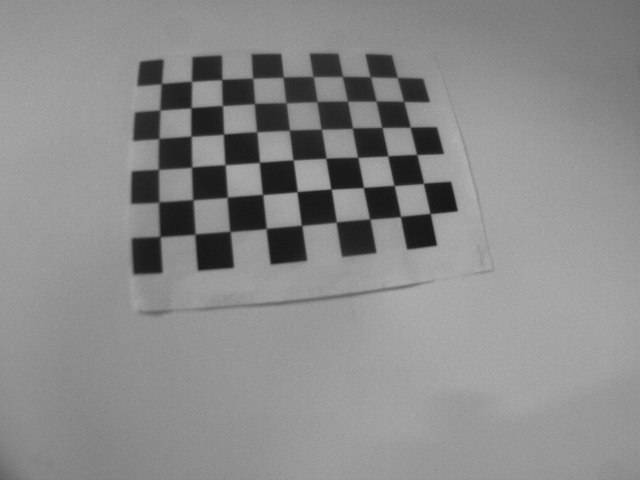
#> input picture My Laser Pointer Tracker/pattern/10.png, 640 x 480 px
$ python undistort.py
#> lines starting #> are read from the running program, lines starting #| are printed output that depends on the picture
__author__ = 'kevin'
import numpy as np
import cv2

# copy parameters to arrays
K = np.array([[411.42948014, 0, 331.38683566], [0, 411.0871804, 208.84949458], [0, 0, 1]])
d = np.array([-0.33504357,0.07164384, -0.00376871 ,0.0016508  ,0.15057044]) # just use first two terms (no translation)

# read one of your images
img = cv2.imread("../pattern/10.png")
#> img is the input picture: shape (480, 640, 3); min 21, max 178, mean 138.1
h, w = img.shape[:2]
#> h = 480; w = 640

# undistort
newcamera, roi = cv2.getOptimalNewCameraMatrix(K, d, (w,h), 0)
#> roi = (0, 0, 639, 479)
newimg = cv2.undistort(img, K, d, None, newcamera)
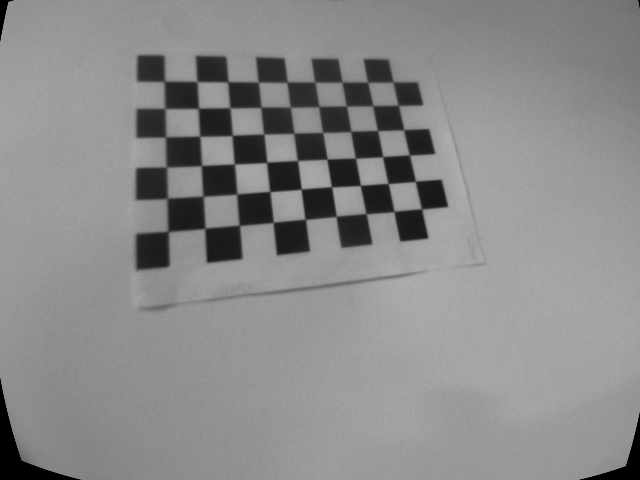
#> newimg: shape (480, 640, 3); min 0, max 178, mean 138.2

cv2.imwrite("original.jpg", img)
cv2.imwrite("undistorted.jpg", newimg)

$ run again, with My Laser Pointer Tracker/pattern/1.png copied over My Laser Pointer Tracker/pattern/10.png
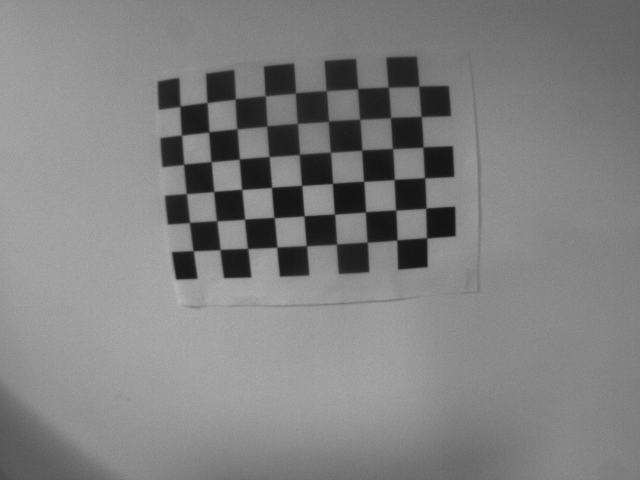
#> input picture My Laser Pointer Tracker/pattern/1.png, 640 x 480 px
#> img is the input picture: shape (480, 640, 3); min 17, max 186, mean 128.3
#> `newimg = cv2.undistort(img, K, d, None, newcamera)`:
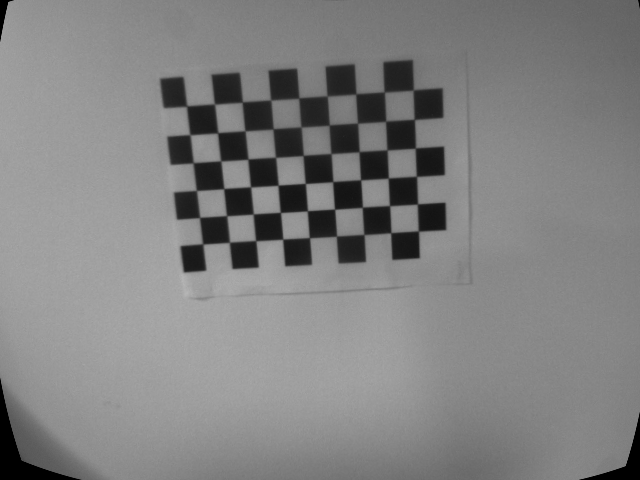
#> newimg: shape (480, 640, 3); min 0, max 181, mean 129.3

$ run again, with My Laser Pointer Tracker/pattern/11.png copied over My Laser Pointer Tracker/pattern/10.png
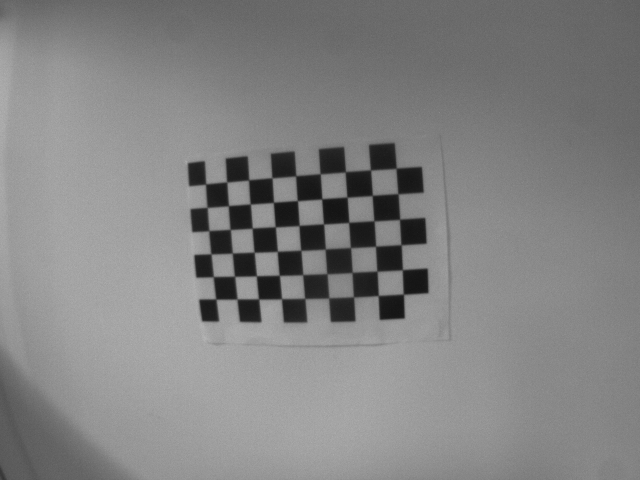
#> input picture My Laser Pointer Tracker/pattern/11.png, 640 x 480 px
#> img is the input picture: shape (480, 640, 3); min 19, max 181, mean 131
#> `newimg = cv2.undistort(img, K, d, None, newcamera)`:
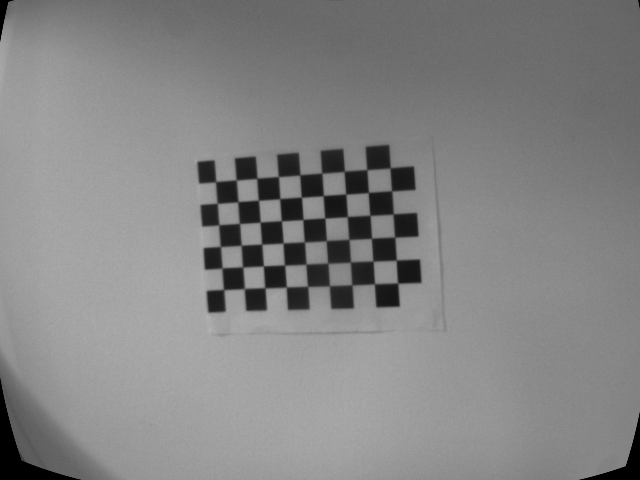
#> newimg: shape (480, 640, 3); min 0, max 179, mean 132.2

$ run again, with My Laser Pointer Tracker/pattern/12.png copied over My Laser Pointer Tracker/pattern/10.png
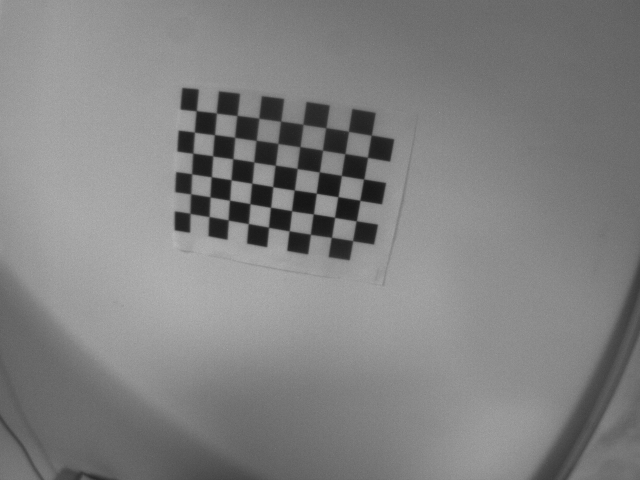
#> input picture My Laser Pointer Tracker/pattern/12.png, 640 x 480 px
#> img is the input picture: shape (480, 640, 3); min 21, max 185, mean 129.1
#> `newimg = cv2.undistort(img, K, d, None, newcamera)`:
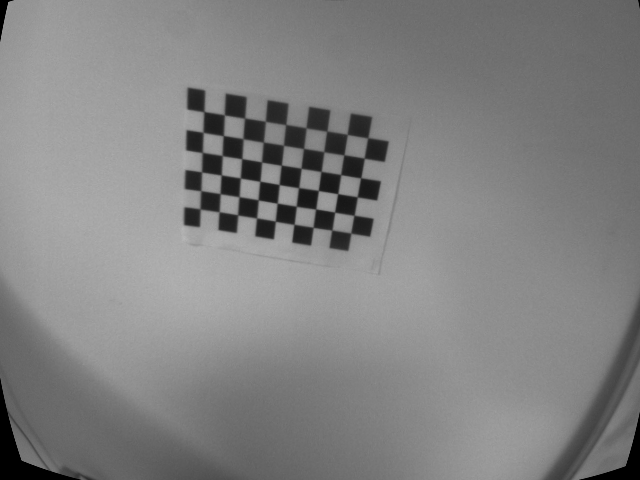
#> newimg: shape (480, 640, 3); min 0, max 184, mean 130
